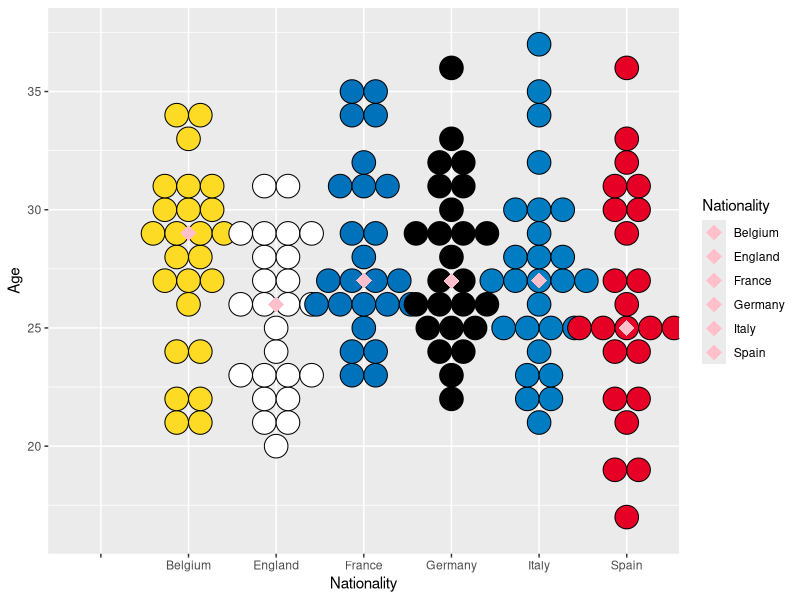
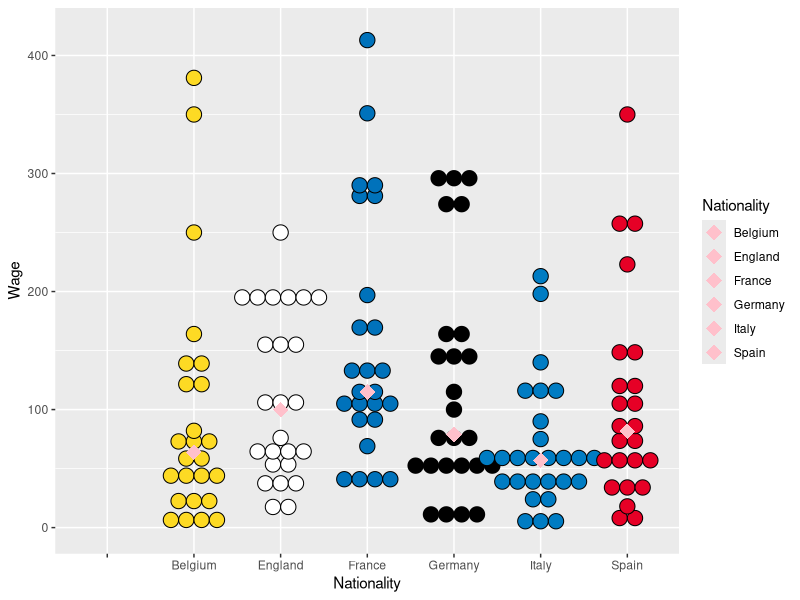
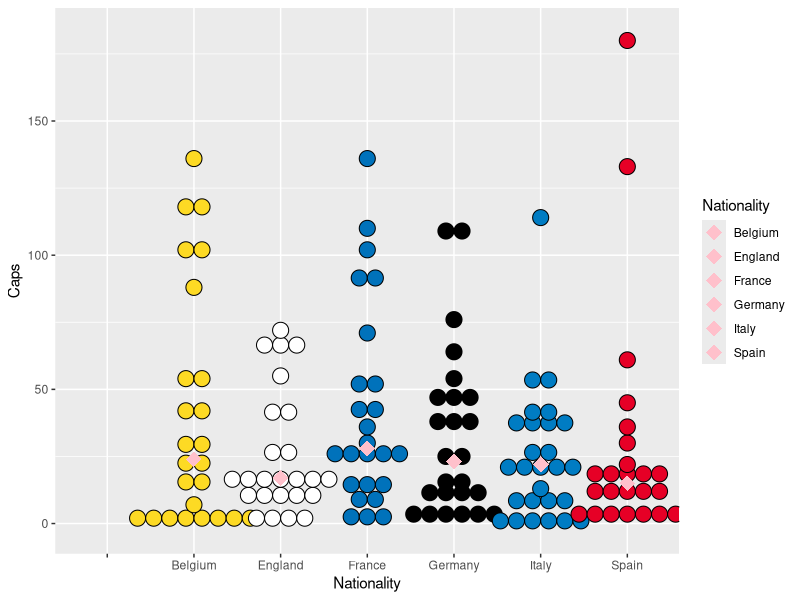

Reproduce these figures in R, in order. (Note: this script raises an error after producing the figures.)
## ---- chunk 1
knitr::opts_chunk$set(echo = TRUE)
## ---- chunk 2
MoneyballData = read.csv("Moneyball Soccer Dataset.csv")
## ---- chunk 3
names(MoneyballData) = c("Players","Nationality","Club","Position","Age","Value","Wage","Caps")
attach(MoneyballData)
MoneyballData[9:13] <- list(NULL)
## ---- chunk 4
library(tidyverse)
library(dplyr)
library(ggplot2)
## ---- chunk 5
# Dot Plot to test for Equal Variance (value, wage and caps)

# age
plot <- ggplot(MoneyballData, aes(x=Nationality, y=Age, fill = Nationality)) + scale_fill_manual(values=c("#FDDA24", "#FFFFFF", "#0072BB", "#000000", "#007CC3", "#E60026")) +
  geom_dotplot(binaxis='y', stackdir='center', binwidth = 1) + stat_summary(fun=median, geom="point", shape=18,
                 size=5, color="pink")
plot

# wage
plot <- ggplot(MoneyballData, aes(x=Nationality, y=Wage, fill = Nationality)) + scale_fill_manual(values=c("#FDDA24", "#FFFFFF", "#0072BB", "#000000", "#007CC3", "#E60026")) +
  geom_dotplot(binaxis='y', stackdir='center', binwidth = 13) + stat_summary(fun=median, geom="point", shape=18,
                 size=5, color="pink")
plot

# caps
plot <- ggplot(MoneyballData, aes(x=Nationality, y=Caps, fill = Nationality)) + scale_fill_manual(values=c("#FDDA24", "#FFFFFF", "#0072BB", "#000000", "#007CC3", "#E60026")) +
  geom_dotplot(binaxis='y', stackdir='center', binwidth = 6) + stat_summary(fun=median, geom="point", shape=18,
                 size=5, color="pink")
plot
## ---- chunk 6
# Brown-Forsythe for Age
AgeBelgium = MoneyballData[1:25,5]
AgeEngland = MoneyballData[26:50,5]
AgeFrance = MoneyballData[51:75,5]
AgeGermany = MoneyballData[76:100,5]
AgeItaly = MoneyballData[101:127,5]
AgeSpain = MoneyballData[128:151,5]

n1 = length(ValueBelgium)
n2 = length(ValueEngland)
n3 = length(ValueFrance)
n4 = length(ValueGermany)
n5 = length(ValueItaly)
n6 = length(ValueSpain)
nT = n1+n2+n3+n4+n5+n6

## Test for equal variance: Brown-Forsythe
Y = c(ValueBelgium,ValueEngland,ValueFrance,ValueGermany,ValueItaly, ValueSpain)
Ymedian = c(rep(median(ValueBelgium),n1), rep(median(ValueEngland),n2), rep(median(ValueFrance),n3), rep(median(ValueGermany),n4), rep(median(ValueItaly),n5), rep(median(ValueSpain),n6)) ## medians for each Yij
d = abs(Y - Ymedian) ## dij's for each observation; observation - median of group observation apart of
dhat = c(rep(mean(d[1:n1]),n1), rep(mean(d[(n1+1):(n1+n2)]),n2), rep(mean(d[(n1+n2+1):(n1+n2+n3)]),n3), rep(mean(d[(n1+n2+n3+1):(n1+n2+n3+n4)]),n4), rep(mean(d[(n1+n2+n3+n4+1): (n1+n2+n3+n4+n5)]),n5), rep(mean(d[(n1+n2+n3+n4+n5+1):nT]),n6)) # mean dij's of observations in all 6 groups
SSE_BF = sum((d-dhat)^2)
SSTR_BF = sum((dhat-mean(d))^2)
MSTR_BF = SSTR_BF/3
MSE_BF = SSE_BF/(nT-4)
TestStat = MSTR_BF/MSE_BF 
TestStat 
qf(0.95,5,nT-6) ## critical value
## ---- chunk 7
# Brown-Forsythe for Wage
WageBelgium = MoneyballData[1:25,7]
WageEngland = MoneyballData[26:50,7]
WageFrance = MoneyballData[51:75,7]
WageGermany = MoneyballData[76:100,7]
WageItaly = MoneyballData[101:127,7]
WageSpain = MoneyballData[128:151,7]

n1 = length(WageBelgium)
n2 = length(WageEngland)
n3 = length(WageFrance)
n4 = length(WageGermany)
n5 = length(WageItaly)
n6 = length(WageSpain)
nT = n1+n2+n3+n4+n5+n6

## Test for equal variance: Brown-Forsythe
Y = c(WageBelgium,WageEngland,WageFrance,WageGermany,WageItaly, WageSpain)
Ymedian = c(rep(median(WageBelgium),n1), rep(median(WageEngland),n2), rep(median(WageFrance),n3), rep(median(WageGermany),n4), rep(median(WageItaly),n5), rep(median(WageSpain),n6)) ## medians for each Yij
d = abs(Y - Ymedian) ## dij's for each observation; observation - median of group observation apart of
dhat = c(rep(mean(d[1:n1]),n1), rep(mean(d[(n1+1):(n1+n2)]),n2), rep(mean(d[(n1+n2+1):(n1+n2+n3)]),n3), rep(mean(d[(n1+n2+n3+1):(n1+n2+n3+n4)]),n4), rep(mean(d[(n1+n2+n3+n4+1): (n1+n2+n3+n4+n5)]),n5), rep(mean(d[(n1+n2+n3+n4+n5+1):nT]),n6)) # mean dij's of observations in all 6 groups
SSE_BF = sum((d-dhat)^2)
SSTR_BF = sum((dhat-mean(d))^2)
MSTR_BF = SSTR_BF/3
MSE_BF = SSE_BF/(nT-4)
TestStat = MSTR_BF/MSE_BF 
TestStat 
qf(0.95,5,nT-6) ## critical value
## ---- chunk 8
# Brown-Forsythe for Caps
CapsBelgium = MoneyballData[1:25,8]
CapsEngland = MoneyballData[26:50,8]
CapsFrance = MoneyballData[51:75,8]
CapsGermany = MoneyballData[76:100,8]
CapsItaly = MoneyballData[101:127,8]
CapsSpain = MoneyballData[128:151,8]

n1 = length(CapsBelgium)
n2 = length(CapsEngland)
n3 = length(CapsFrance)
n4 = length(CapsGermany)
n5 = length(CapsItaly)
n6 = length(CapsSpain)
nT = n1+n2+n3+n4+n5+n6

## Test for equal variance: Brown-Forsythe
Y = c(CapsBelgium,CapsEngland,CapsFrance,CapsGermany,CapsItaly, CapsSpain)
Ymedian = c(rep(median(CapsBelgium),n1), rep(median(CapsEngland),n2), rep(median(CapsFrance),n3), rep(median(CapsGermany),n4), rep(median(CapsItaly),n5), rep(median(CapsSpain),n6)) ## medians for each Yij
d = abs(Y - Ymedian) ## dij's for each observation; observation - median of group observation apart of
dhat = c(rep(mean(d[1:n1]),n1), rep(mean(d[(n1+1):(n1+n2)]),n2), rep(mean(d[(n1+n2+1):(n1+n2+n3)]),n3), rep(mean(d[(n1+n2+n3+1):(n1+n2+n3+n4)]),n4), rep(mean(d[(n1+n2+n3+n4+1): (n1+n2+n3+n4+n5)]),n5), rep(mean(d[(n1+n2+n3+n4+n5+1):nT]),n6)) # mean dij's of observations in all 6 groups
SSE_BF = sum((d-dhat)^2)
SSTR_BF = sum((dhat-mean(d))^2)
MSTR_BF = SSTR_BF/3
MSE_BF = SSE_BF/(nT-4)
TestStat = MSTR_BF/MSE_BF 
TestStat 
qf(0.95,5,nT-6) ## critical value
